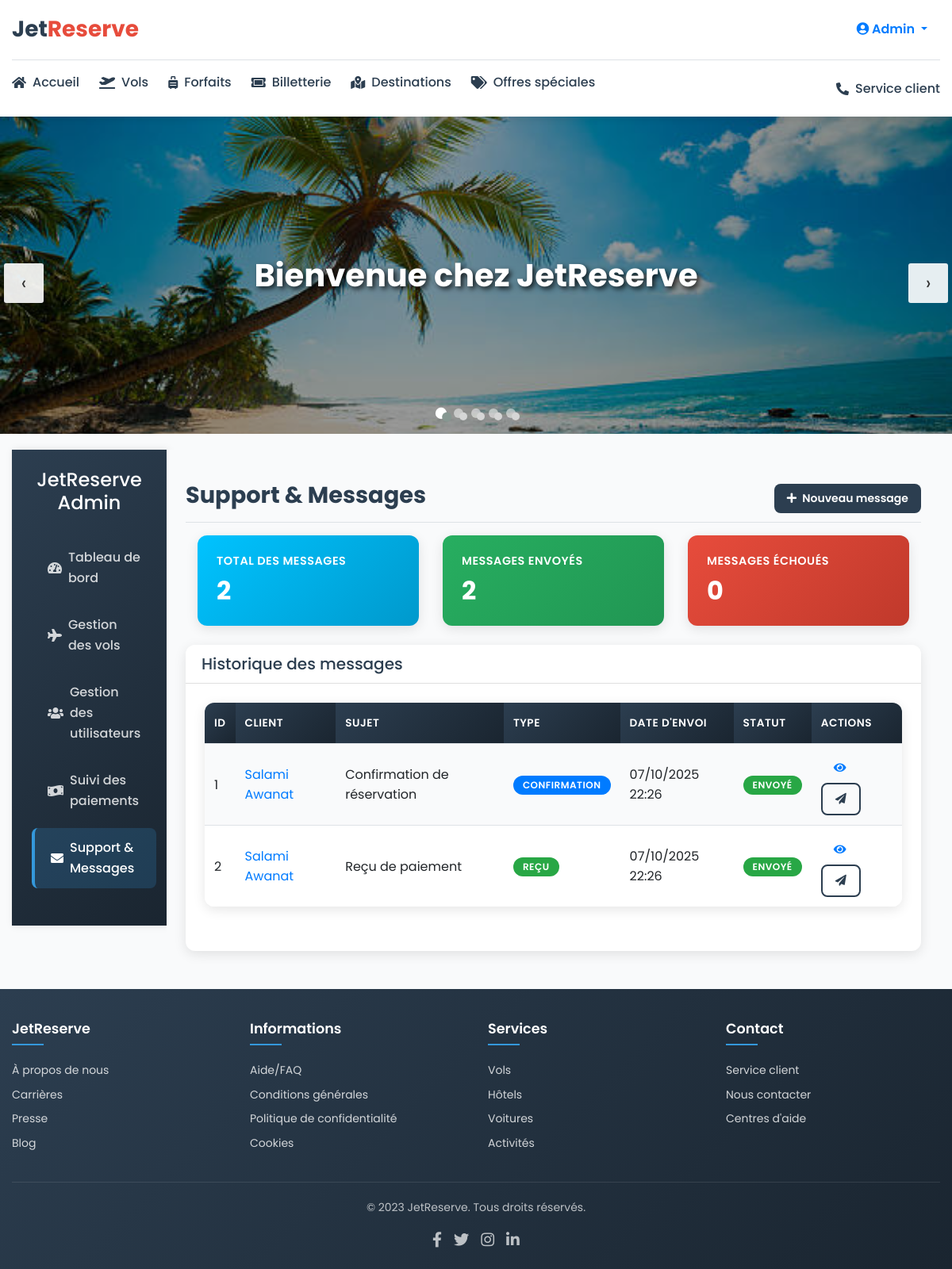
Page /admin/messages.php on the committed database.
### tables this page shows
CREATE TABLE IF NOT EXISTS `emails` (
  `id_email` int(11) NOT NULL AUTO_INCREMENT,
  `id_user` int(11) NOT NULL,
  `sujet` varchar(150) NOT NULL,
  `contenu` text,
  `type` enum('confirmation','recu','ticket') DEFAULT 'confirmation',
  `date_envoi` timestamp NULL DEFAULT CURRENT_TIMESTAMP,
  `statut` enum('envoyé','échoué') DEFAULT 'envoyé',
  PRIMARY KEY (`id_email`),
  KEY `id_user` (`id_user`)
);

CREATE TABLE IF NOT EXISTS `users` (
  `id_user` int(11) NOT NULL AUTO_INCREMENT,
  `nom` varchar(50) NOT NULL,
  `prenom` varchar(50) NOT NULL,
  `email` varchar(100) NOT NULL,
  `telephone` varchar(20) DEFAULT NULL,
  `password` varchar(255) NOT NULL,
  `role` enum('client','admin') DEFAULT 'client',
  `statut` enum('actif','inactif') NOT NULL,
  `date_creation` timestamp NULL DEFAULT CURRENT_TIMESTAMP,
  PRIMARY KEY (`id_user`),
  UNIQUE KEY `email` (`email`)
);

### admin/messages.php (the view, shortened to what this page needs)
<?php
require_once '../includes/connexion.php';
$stmt = $bdd->query("SELECT e.*, u.nom, u.prenom, u.email
                     FROM " . TABLE_EMAILS . " e
                     JOIN " . TABLE_USERS . " u ON e.id_user = u.id_user
                     ORDER BY e.date_envoi DESC");
$messages = $stmt->fetchAll(PDO::FETCH_ASSOC);
?>
<!DOCTYPE html>
<html lang="fr">
<head>
    <link rel="stylesheet" href="https://cdnjs.cloudflare.com/ajax/libs/font-awesome/6.4.0/css/all.min.css">
    <link rel="stylesheet" href="https://cdnjs.cloudflare.com/ajax/libs/OwlCarousel2/2.3.4/assets/owl.carousel.min.css">
    <link rel="stylesheet" href="https://cdnjs.cloudflare.com/ajax/libs/OwlCarousel2/2.3.4/assets/owl.theme.default.min.css">
    <link rel="stylesheet" href="https://stackpath.bootstrapcdn.com/bootstrap/4.5.2/css/bootstrap.min.css">
    <link rel="stylesheet" href="https://cdnjs.cloudflare.com/ajax/libs/font-awesome/5.15.1/css/all.min.css">
    <link rel="stylesheet" href="style2.css">
</head>
<body>
        <header>
        <div class="container">
            <div class="header-top">
                <a href="../index.php" class="logo">Jet<span>Reserve</span></a>
                <div class="auth-buttons">
            <div class="dropdown">
                <button class="btn btn-outline-primary dropdown-toggle" type="button" data-bs-toggle="dropdown" aria-expanded="false">
                    <i class="fas fa-user-circle me-2"></i>
                    <?php echo $_SESSION['prenom'] ?? 'Admin'; ?>
                </button>
            </div>
        </div>
    </div>
            <nav class="nav-menu">
                <ul class="nav-links">
                    <li><a href="../index.php"><i class="fas fa-home"></i> Accueil</a></li>
                    <li><a href="#"><i class="fas fa-plane-departure"></i> Vols</a></li>
                    <li><a href="#"><i class="fas fa-suitcase-rolling"></i> Forfaits</a></li>
                    <li><a href="#"><i class="fas fa-ticket-alt"></i> Billetterie</a></li>
                    <li><a href="#"><i class="fas fa-map-marked-alt"></i> Destinations</a></li>
                    <li><a href="#"><i class="fas fa-tags"></i> Offres spéciales</a></li>
                </ul>
                <div class="contact-info">
                    <a href="#"><i class="fas fa-phone-alt"></i> Service client</a>
                </div>
            </nav>
        </div>
    </header>
    <div class="main-banner-container">
        <div class="main-banner owl-carousel owl-theme">
            <div class="item banner-1">
                <div class="header-text">
                    <h2>Bienvenue chez JetReserve</h2>
                </div>
            </div>
        </div>
    </div>
    <div class="container-fluid">
        <div class="row">
            <nav id="sidebar" class="col-md-3 col-lg-2 d-md-block bg-dark sidebar">
                <div class="sidebar-sticky">
                    <div class="text-center my-4">
                        <h4 class="text-white">JetReserve Admin</h4>
                    </div>
                    <ul class="nav flex-column">
                        <li class="nav-item">
                            <a class="nav-link" href="index1.php">
                                <i class="fas fa-tachometer-alt mr-2"></i>
                                Tableau de bord
                            </a>
                        </li>
                        <li class="nav-item">
                            <a class="nav-link" href="vol.php">
                                <i class="fas fa-plane mr-2"></i>
                                Gestion des vols
                            </a>
                        </li>
                        <li class="nav-item">
                            <a class="nav-link" href="utilisateurs.php">
                                <i class="fas fa-users mr-2"></i>
                                Gestion des utilisateurs
                            </a>
                        </li>
                        <li class="nav-item">
                            <a class="nav-link" href="paiements.php">
                                <i class="fas fa-money-bill-wave mr-2"></i>
                                Suivi des paiements
                            </a>
                        </li>
                        <li class="nav-item">
                            <a class="nav-link active" href="messages.php">
                                <i class="fas fa-envelope mr-2"></i>
                                Support & Messages
                            </a>
                        </li>
                    </ul>
                </div>
            </nav>
            <main role="main" class="col-md-9 ml-sm-auto col-lg-10 px-md-4 py-4">
                <div class="d-flex justify-content-between flex-wrap flex-md-nowrap align-items-center pt-3 pb-2 mb-3 border-bottom">
                    <h1 class="h2">Support & Messages</h1>
                    <div class="btn-toolbar mb-2 mb-md-0">
                        <button type="button" class="btn btn-sm btn-primary" data-toggle="modal" data-target="#newMessageModal">
                            <i class="fas fa-plus mr-1"></i> Nouveau message
                        </button>
                    </div>
                </div>
                <div class="row mb-4">
                    <div class="col-md-4">
                        <div class="card text-white bg-info">
                            <div class="card-body">
                                <h5 class="card-title">Total des messages</h5>
                                <p class="card-text display-4"><?php echo count($messages); ?></p>
                            </div>
                        </div>
                    </div>
                    <div class="col-md-4">
                        <div class="card text-white bg-success">
                            <div class="card-body">
                                <h5 class="card-title">Messages envoyés</h5>
                                <p class="card-text display-4">
                                    <?php
                                    $sent = array_filter($messages, function($m) { return $m['statut'] == 'envoyé'; });
                                    echo count($sent);
                                    ?>
                                </p>
                            </div>
                        </div>
                    </div>
                    <div class="col-md-4">
                        <div class="card text-white bg-danger">
                            <div class="card-body">
                                <h5 class="card-title">Messages échoués</h5>
                                <p class="card-text display-4">
                                    <?php
                                    $failed = array_filter($messages, function($m) { return $m['statut'] == 'échoué'; });
                                    echo count($failed);
                                    ?>
                                </p>
                            </div>
                        </div>
                    </div>
                </div>
                <div class="card mb-4">
                    <div class="card-header bg-white">
                        <h5 class="mb-0">Historique des messages</h5>
                    </div>
                    <div class="card-body">
                        <div class="table-responsive">
                            <table class="table table-striped table-hover" id="messagesTable">
                                <thead>
                                    <tr>
                                        <th>ID</th>
                                        <th>Client</th>
                                        <th>Sujet</th>
                                        <th>Type</th>
                                        <th>Date d'envoi</th>
                                        <th>Statut</th>
                                        <th>Actions</th>
                                    </tr>
                                </thead>
                                <tbody>
                                    <?php if (empty($messages)): ?>
                                        <tr>
                                            <td colspan="7" class="text-center">Aucun message trouvé</td>
                                        </tr>
                                    <?php else: ?>
                                        <?php foreach ($messages as $message): ?>
                                            <tr>
                                                <td><?php echo $message['id_email']; ?></td>
                                                <td>
                                                    <a href="utilisateurs.php?id=<?php echo $message['id_user']; ?>" title="Voir le profil">
                                                        <?php echo $message['nom'] . ' ' . $message['prenom']; ?>
                                                    </a>
                                                </td>
                                                <td><?php echo $message['sujet']; ?></td>
                                                <td>
                                                    <?php
                                                        switch($message['type']) {
                                                            case 'confirmation':
                                                                echo '<span class="badge badge-primary">Confirmation</span>';
                                                                break;
                                                            case 'recu':
                                                                echo '<span class="badge badge-success">Reçu</span>';
                                                                break;
                                                        }
                                                    ?>
                                                </td>
                                                <td><?php echo date('d/m/Y H:i', strtotime($message['date_envoi'])); ?></td>
                                                <td>
                                                    <?php
                                                        if ($message['statut'] == 'envoyé') {
                                                            echo '<span class="badge badge-success">Envoyé</span>';
                                                        } else {
                                                            echo '<span class="badge badge-danger">Échoué</span>';
                                                        }
                                                    ?>
                                                </td>
                                                <td>
                                                    <button type="button" class="btn btn-sm btn-outline-primary" data-toggle="modal" data-target="#viewModal<?php echo $message['id_email']; ?>">
                                                        <i class="fas fa-eye"></i>
                                                    </button>
                                                    <button type="button" class="btn btn-sm btn-outline-secondary" data-toggle="modal" data-target="#resendModal<?php echo $message['id_email']; ?>">
                                                        <i class="fas fa-paper-plane"></i>
                                                    </button>
                                                </td>
                                            </tr>
                                        <?php endforeach; ?>
                                    <?php endif; ?>
                                </tbody>
                            </table>
                        </div>
                    </div>
                </div>
            </main>
        </div>
    </div>
 <footer>
        <div class="container">
            <div class="footer-grid">
                <div class="footer-column">
                    <h4>JetReserve</h4>
                    <ul class="footer-links">
                        <li><a href="#">À propos de nous</a></li>
                        <li><a href="#">Carrières</a></li>
                        <li><a href="#">Presse</a></li>
                        <li><a href="#">Blog</a></li>
                    </ul>
                </div>
                <div class="footer-column">
                    <h4>Informations</h4>
                    <ul class="footer-links">
                        <li><a href="#">Aide/FAQ</a></li>
                        <li><a href="#">Conditions générales</a></li>
                        <li><a href="#">Politique de confidentialité</a></li>
                        <li><a href="#">Cookies</a></li>
                    </ul>
                </div>
                <div class="footer-column">
                    <h4>Services</h4>
                    <ul class="footer-links">
                        <li><a href="#">Vols</a></li>
                        <li><a href="#">Hôtels</a></li>
                        <li><a href="#">Voitures</a></li>
                        <li><a href="#">Activités</a></li>
                    </ul>
                </div>
                <div class="footer-column">
                    <h4>Contact</h4>
                    <ul class="footer-links">
                        <li><a href="#">Service client</a></li>
                        <li><a href="#">Nous contacter</a></li>
                        <li><a href="#">Centres d'aide</a></li>
                    </ul>
                </div>
            </div>
            <div class="footer-bottom">
                <p>&copy; 2023 JetReserve. Tous droits réservés.</p>
                <div class="social-icons">
                    <a href="#"><i class="fab fa-facebook-f"></i></a>
                    <a href="#"><i class="fab fa-twitter"></i></a>
                    <a href="#"><i class="fab fa-instagram"></i></a>
                    <a href="#"><i class="fab fa-linkedin-in"></i></a>
                </div>
            </div>
        </div>
    </footer>
</body>
</html>
</body>
</html>

### rows in the picture
emails: id_email "1", id_user.nom "Salami", id_user.prenom "Awanat", sujet "Confirmation de réservation", type "CONFIRMATION", date_envoi "07/10/2025 22:26", statut "ENVOYÉ"
emails: id_email "2", id_user.nom "Salami", id_user.prenom "Awanat", sujet "Reçu de paiement", type "REÇU", date_envoi "07/10/2025 22:26", statut "ENVOYÉ"

### other values in the picture
$_SESSION['prenom'] "Admin"
count($messages) "2"
count($sent) "2"
count($failed) "0"
